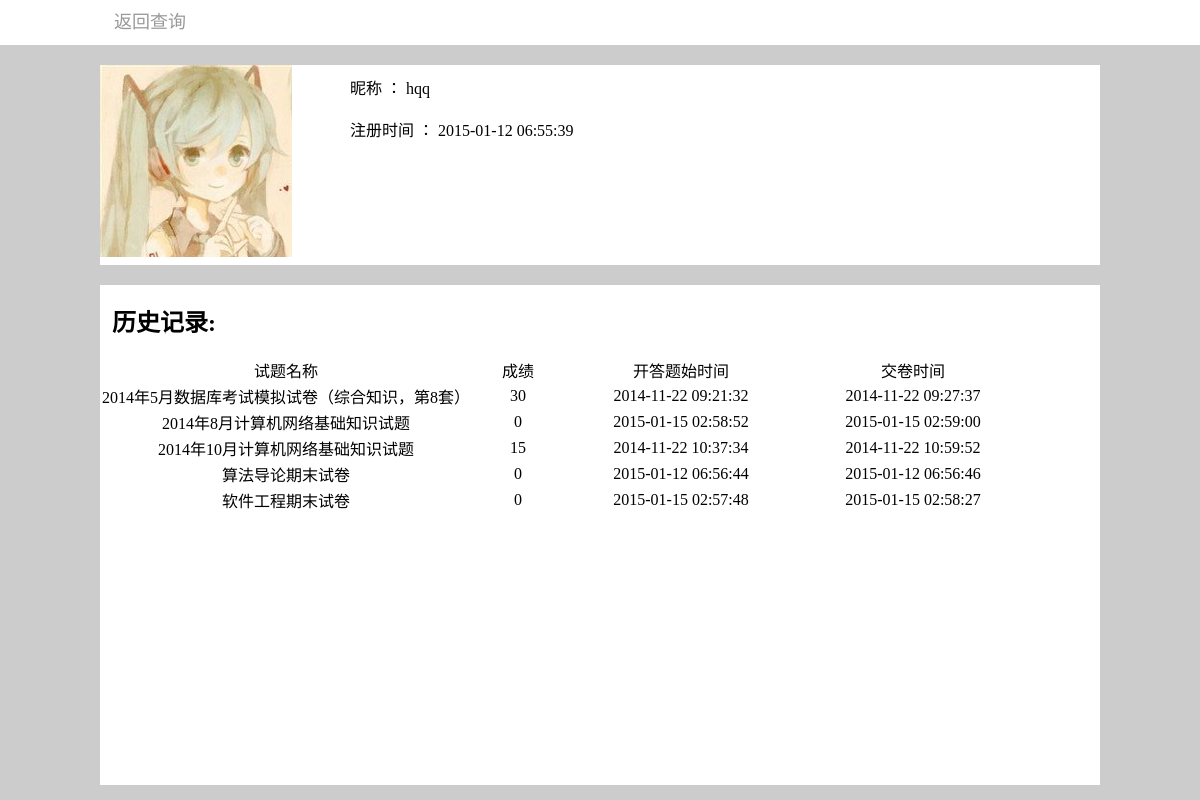
The app's page /onlinetest/Admin_main/search_user.php?action=hqq with its own data.
### tables this page shows
CREATE TABLE IF NOT EXISTS `user` (
  `uid` mediumint(8) unsigned NOT NULL AUTO_INCREMENT,
  `username` char(16) NOT NULL,
  `password` char(40) NOT NULL,
  `email` varchar(60) DEFAULT NULL,
  `face` tinyint(2) unsigned NOT NULL DEFAULT '1',
  `regdate` datetime NOT NULL,
  PRIMARY KEY (`uid`)
);

CREATE TABLE IF NOT EXISTS `score` (
  `username` char(16) NOT NULL,
  `eid` int(11) NOT NULL,
  `mark` int(11) NOT NULL,
  `endtime` datetime NOT NULL,
  `stexamtime` datetime NOT NULL,
  PRIMARY KEY (`username`,`eid`)
);

### onlinetest/Admin_main/search_user.php (the view, shortened to what this page needs)
<!DOCTYPE html PUBLIC "-//W3C//DTD XHTML 1.0 Transitional//EN" "http://www.w3.org/TR/xhtml1/DTD/xhtml1-transitional.dtd">
<html xmlns="http://www.w3.org/1999/xhtml">
<head>
</head>
<link href="../user/css/my.css" rel="stylesheet" type="text/css" />
<body>
<div class="header">
	<div class="header_main">
    	<li><a href="search.php">返回查询</a></li>
    </div>
</div>
<div class="clear">
</div>
<div class="homepage">
	<div class="home">
    	<div class="image">
        	<img src="images/touxiang.jpg">
        </div>
        <div class="content">
		<?php
    if(!isset($_GET['action'])){
     echo '非法访问！ <a href="search.php">返回查询';
    }else{
   $username = $_GET['action'];
   echo '昵称 ： ',$username,'<br/><br/>';
   $sql = mysql_query("select * from user where username='$username'  limit 1");
   $result = mysql_fetch_array($sql);
   $regdate=$result['regdate'];
   echo '注册时间 ： ',$regdate;
} ?>
        </div>
    </div>
</div>
<div class="clear">
</div>
<div class="homepage">
	<div class="history_main">
    	<div id="history">
       <br/> <h2>&nbsp;&nbsp;历史记录:</h2><br/>
	   	<?php
   $sql = mysql_query("select * from score where username='$username'  ");
   $row=mysql_num_rows($sql);
   if($row){
   echo ' <table><tr height="20px" align="center" border="1">
                    	<td width="40%" align="center">试题名称</td>
                        <td width="10%"align="center">成绩</td>
                        <td width="25%"align="center">开答题始时间</td>
                        <td width="25%"align="center">交卷时间</td>
                    </tr>  ';
   while($result=mysql_fetch_array($sql)){
    $stexamtime=$result['stexamtime'];
    $enddate=$result['endtime'];
	$eid=$result['eid'];
	 $sqlname = mysql_query("select distinct papername from testpaper where eid='$eid'  ");
	 $resultname=mysql_fetch_array($sqlname);
	 $papername=$resultname['papername'];
	 $score=$result['mark'];
	 echo '<tr> <td align="center">',$papername,'</td>';
	 echo '<td align="center">',$score,'</td>';
	 echo '<td align="center">',$stexamtime,'</td>';
	 echo '<td align="center">',$enddate,'</td></tr>';
   }
   echo '</table>';
   }
 ?>
        </div>
    </div>
</div>
</body>
</html>

### onlinetest/user/css/my.css (style rules this page uses)
* { padding:0;margin:0; }
a { text-decoration:none; }
li { list-style-type:none; }
body { background:#CCC; }
.header { background:#FFF; width:100%; height:45px; }
.header_main { width:1000px; height:45px; margin:0 auto; }
.header_main li { float:left; width:100px; height:45px; text-align:center; line-height:45px; }
.header_main li a { color:#999; font-size:18px; font-family:"Arial Black", Gadget, sans-serif; }
.clear { width:100%; height:20px; }
.homepage { width:100%; height:200px; }
.home { background:white; width:1000px; height:200px; margin:0 auto; }
.home .image { width:200px; height:200px; float:left; }
.home .content { float:left; width:700px; height:180px; margin:10px 0 10px 50px; }
.history_main { background:white; width:1000px; height:500px; margin:0 auto; }

### records on screen
user: regdate "2015-01-12 06:55:39"
score: papername "2014年5月数据库考试模拟试卷（综合知识，第8套）", mark "30", stexamtime "2014-11-22 09:21:32", endtime "2014-11-22 09:27:37"
score: papername "2014年8月计算机网络基础知识试题", mark "0", stexamtime "2015-01-15 02:58:52", endtime "2015-01-15 02:59:00"
score: papername "2014年10月计算机网络基础知识试题", mark "15", stexamtime "2014-11-22 10:37:34", endtime "2014-11-22 10:59:52"
score: papername "算法导论期末试卷", mark "0", stexamtime "2015-01-12 06:56:44", endtime "2015-01-12 06:56:46"
score: papername "软件工程期末试卷", mark "0", stexamtime "2015-01-15 02:57:48", endtime "2015-01-15 02:58:27"

### other values on screen
$username "hqq"
